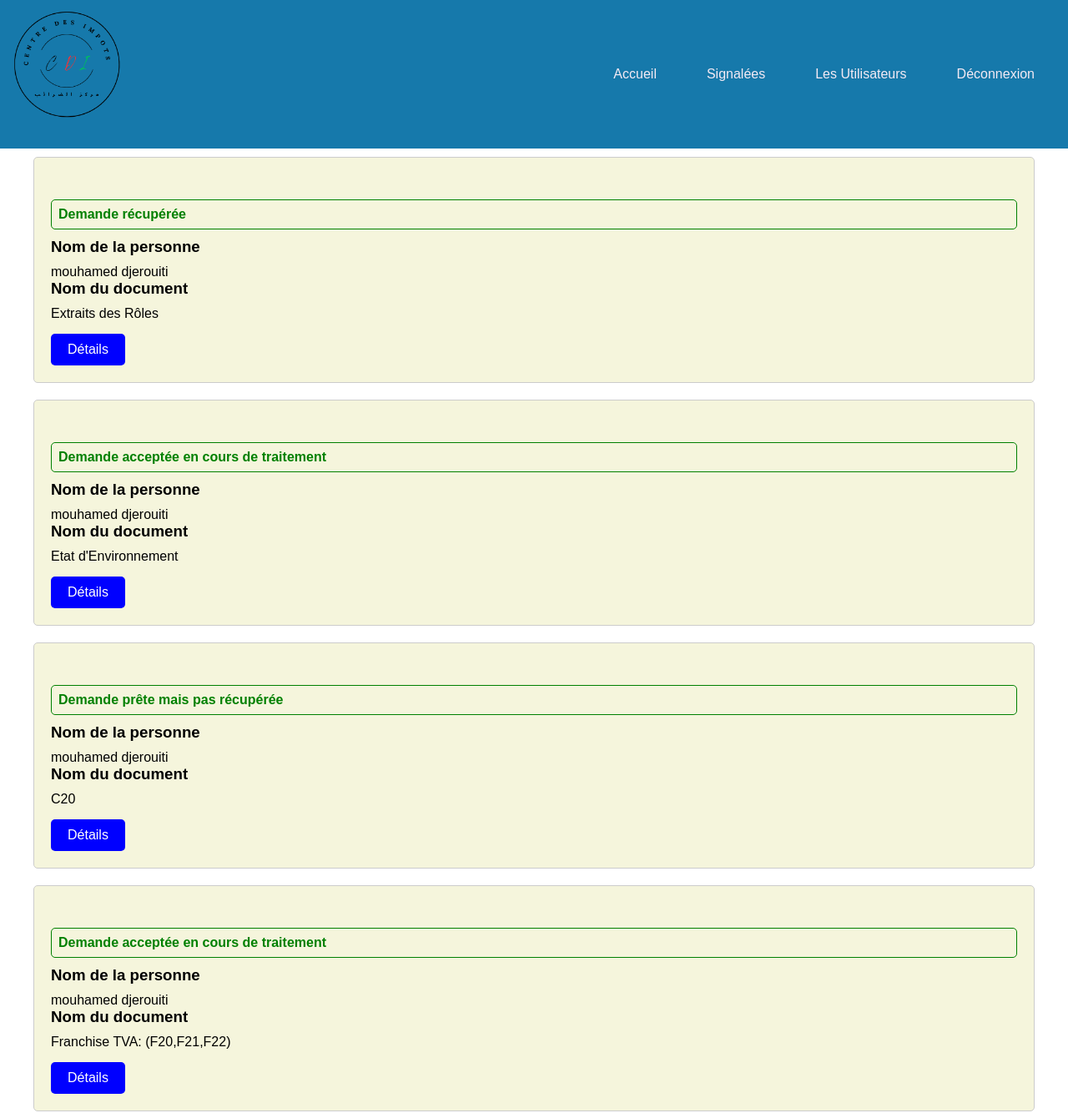
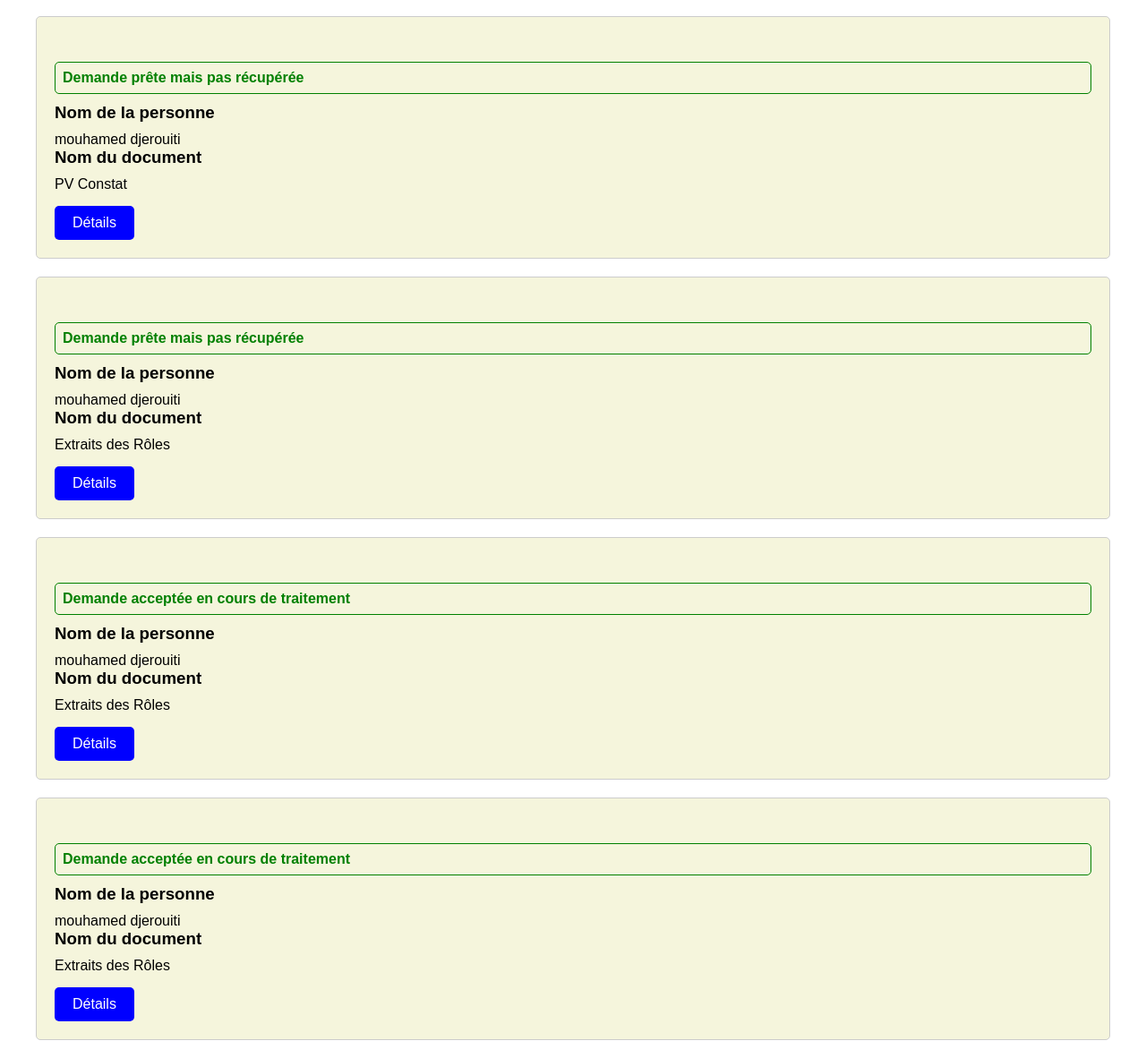
/views/centre/les_demande_de_per.php?id_personne=18 (signed in), run on the app's committed database (2 pictures, top to bottom).
### tables this page shows
CREATE TABLE `demande` (
  `id_demande` int(11) NOT NULL,
  `id_personne` int(11) DEFAULT NULL,
  `nom_document` varchar(255) DEFAULT NULL,
  `demande_text` text DEFAULT NULL,
  `date_heure` datetime NOT NULL DEFAULT current_timestamp(),
  `nom_service` varchar(255) DEFAULT NULL
);

CREATE TABLE `personne` (
  `id` int(11) NOT NULL,
  `nom` varchar(255) NOT NULL,
  `prenom` varchar(255) NOT NULL,
  `sexe` enum('homme','femme','autre') NOT NULL,
  `dateNaissance` date NOT NULL,
  `email` varchar(255) NOT NULL,
  `motDePasse` varchar(255) NOT NULL,
  `username` varchar(255) DEFAULT NULL
);

### views/centre/les_demande_de_per.php (the view, shortened to what this page needs)
<?php
require_once "../../control/db_connection.php";
if(isset($_GET['id_personne'])) {
    $id_personne = $_GET['id_personne'];
    $sql_demandes = "SELECT demande.*, personne.nom AS nom_personne, personne.prenom AS prenom_personne, reponses.reponse, reponses.traiter, reponses.recuperez,
    CASE WHEN signale.id_demande IS NOT NULL THEN 1 ELSE 0 END AS is_signale
    FROM demande
    INNER JOIN personne ON demande.id_personne = personne.id
    LEFT JOIN reponses ON demande.id_demande = reponses.id_demande
    LEFT JOIN signale ON demande.id_demande = signale.id_demande
    WHERE demande.id_personne = :id_personne";
    $stmt_demandes = $pdo->prepare($sql_demandes);
    $stmt_demandes->execute(['id_personne' => $id_personne]);
    $demandes = $stmt_demandes->fetchAll();
}
?>
<!DOCTYPE html>
<html lang="fr">
<head>
    <link rel="stylesheet" href="../../public/css/style1.css">
</head>
<body>
<header>
    <div class="container">
        <div class="logo">
            <img src="../../public/images/logo1.png" alt="CDI">
        </div>
        <nav class="bar">
            <ul>
            <li><a href="centre.php">Accueil</a></li>
                <li><a href="les_demandes_sig.php">Signalées</a></li>
                <li><a href="utilisateur.php">Les Utilisateurs</a></li>
                <li><a href="../../control/deconnexion.php" onclick="confirmLogout(event)">Déconnexion</a></li>
            </ul>
        </nav>
    </div>
</header>
<div class="demandes">
    <div class="container">
        <?php
        if (empty($demandes)) {
            echo "
            <div class='demande-card'>
                <h3>Il n'y a pas de demande</h3>
            </div>
            ";
        } else {
            foreach ($demandes as $demande) {
                $message = '';
                $class = '';
                if ($demande['is_signale']) {
                    $message = 'Demande signalée';
                    $class = 'demande-signale';
                } elseif ($demande['reponse'] == 'Accepter' && $demande['traiter'] == 'non') {
                    $message = 'Demande acceptée en cours de traitement';
                    $class = 'demande-accept';
                } elseif ($demande['reponse'] == 'Refuser') {
                    $message = 'Demande refusée';
                    $class = 'demande-refuse';
                } elseif ($demande['reponse'] == 'Accepter' && $demande['traiter'] == 'oui' && $demande['recuperez'] == 'non') {
                    $message = 'Demande prête mais pas récupérée';
                    $class = 'demande-accept';
                } elseif ($demande['recuperez'] == 'oui') {
                    $message = 'Demande récupérée';
                    $class = 'demande-accept';
                } else {
                    $message = 'Demande en attente';
                    $class = 'demande-refuse';
                }
                echo "
                <div class='demande-card $class'>
                    <p class='message'>$message</p>
                    <h3>Nom de la personne</h3>
                    <p>{$demande['nom_personne']} {$demande['prenom_personne']}</p>
                    <h3>Nom du document</h3>
                    <p>{$demande['nom_document']}</p>
                    <a class='detail-btn' href='../detail.php?id_demande={$demande['id_demande']}&nom_personne={$demande['nom_personne']}&prenom_personne={$demande['prenom_personne']}&nom_document={$demande['nom_document']}&nom_service={$demande['nom_service']}&demande_text={$demande['demande_text']}&date_heure={$demande['date_heure']}'>Détails</a>
                </div>
                ";
            }
        }
        ?>
    </div>
</div>
</body>
</html>

### public/css/style1.css (style rules this page uses)
* { margin: 0; padding: 0; box-sizing: border-box; }
body { font-size: 16px; }
.container { width: 1200px; margin: 0 auto; height: 100%; }
header { padding: 70px; background-color: #1679AB; position: relative; }
header .container { display: flex; justify-content: space-between; align-items: center; }
.logo img { width: 150px; height: auto; position: absolute; top: 0px; left: 5px; }
body { font-family: 'Ubuntu', sans-serif; }
a { text-shadow: 0px 0px 3px rgba(117, 117, 117, 0.12); color: #2991ab; text-decoration: none; }
header .bar ul { display: flex; list-style: none; }
header .bar a { display: block; padding: 10px 20px; margin: 0 10px; color: #F3EBF6; }
.detail-btn { background-color: #1679AB; color: white; padding: 10px 20px; margin-top: 15px; margin-right: 5px; text-align: center; text-decoration: none; display: inline-block; border-radius: 5px; }
.demande-card { position: relative; background-color: beige; border: 1px solid #ccc; border-radius: 5px; padding: 20px; margin-top: 10px; margin-bottom: 20px; }
.demande-card h3 { margin-bottom: 10px; }
.message { margin-top: 30px; padding: 8px; border: 1px solid; border-radius: 5px; }
.detail-btn { background-color: blue; color: white; padding: 10px 20px; margin-top: 15px; text-align: center; text-decoration: none; display: inline-block; border-radius: 5px; }
.demande-card .message { font-weight: bold; margin-bottom: 10px; }
.demande-accept .message { color: green; }

### data on the page
demande: message "Demande récupérée", id_personne.nom "mouhamed", id_personne.prenom "djerouiti", nom_document "Extraits des Rôles"
demande: message "Demande acceptée en cours de traitement", id_personne.nom "mouhamed", id_personne.prenom "djerouiti", nom_document "Etat d'Environnement"
demande: message "Demande prête mais pas récupérée", id_personne.nom "mouhamed", id_personne.prenom "djerouiti", nom_document "C20"
demande: message "Demande acceptée en cours de traitement", id_personne.nom "mouhamed", id_personne.prenom "djerouiti", nom_document "Franchise TVA: (F20,F21,F22)"
demande: message "Demande prête mais pas récupérée", id_personne.nom "mouhamed", id_personne.prenom "djerouiti", nom_document "PV Constat"
demande: message "Demande prête mais pas récupérée", id_personne.nom "mouhamed", id_personne.prenom "djerouiti", nom_document "Extraits des Rôles"
demande: message "Demande acceptée en cours de traitement", id_personne.nom "mouhamed", id_personne.prenom "djerouiti", nom_document "Extraits des Rôles"
demande: message "Demande acceptée en cours de traitement", id_personne.nom "mouhamed", id_personne.prenom "djerouiti", nom_document "Extraits des Rôles"
